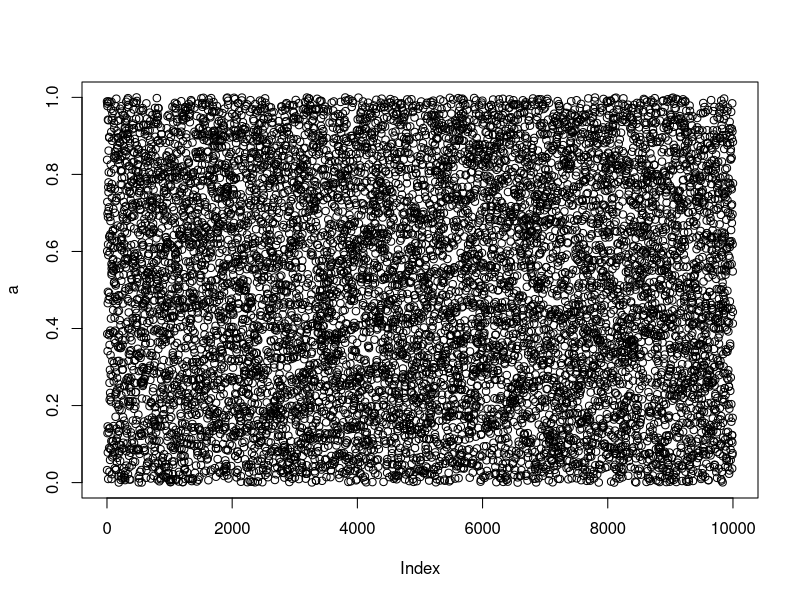

This chart was generated by the following R code:
## ---- chunk 1
knitr::opts_chunk$set(echo = TRUE)
## ---- chunk 2
# NOTE: Use below line to install the package. Remove the line after,
#       as otherwise pdf generation won't work.
# install.packages("mvtnorm") 
library("mvtnorm")
means = c(0,0)
VCOV = matrix(c(1,0,0,1),nrow=2,byrow=T)
n=2
X = rmvnorm(n,mean=means,sigma=VCOV) 
X
## ---- chunk 3
# Code block generating a plot
# The figure size and positioning can be adjusted in the options for the block
a = runif(10000)
plot(a)
